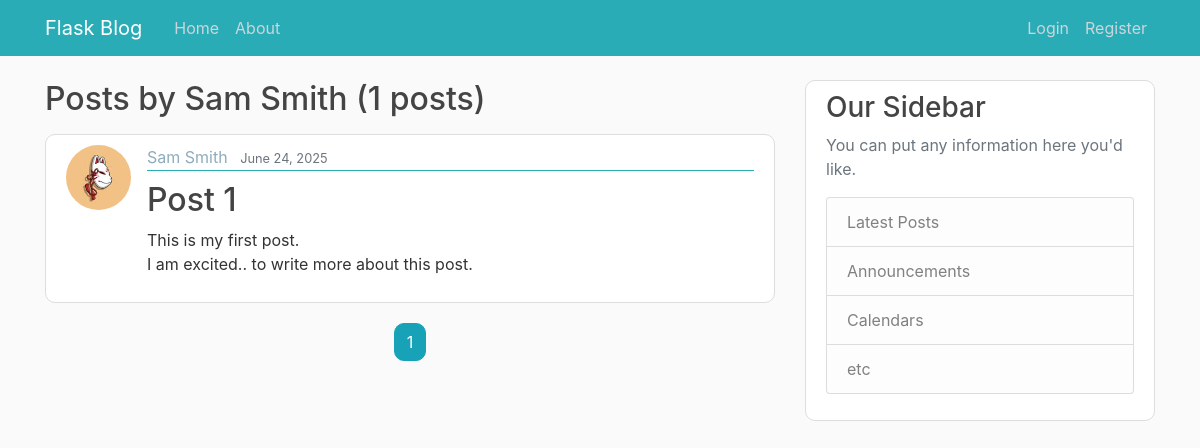
Page /user/sam smith on the earlier database version.
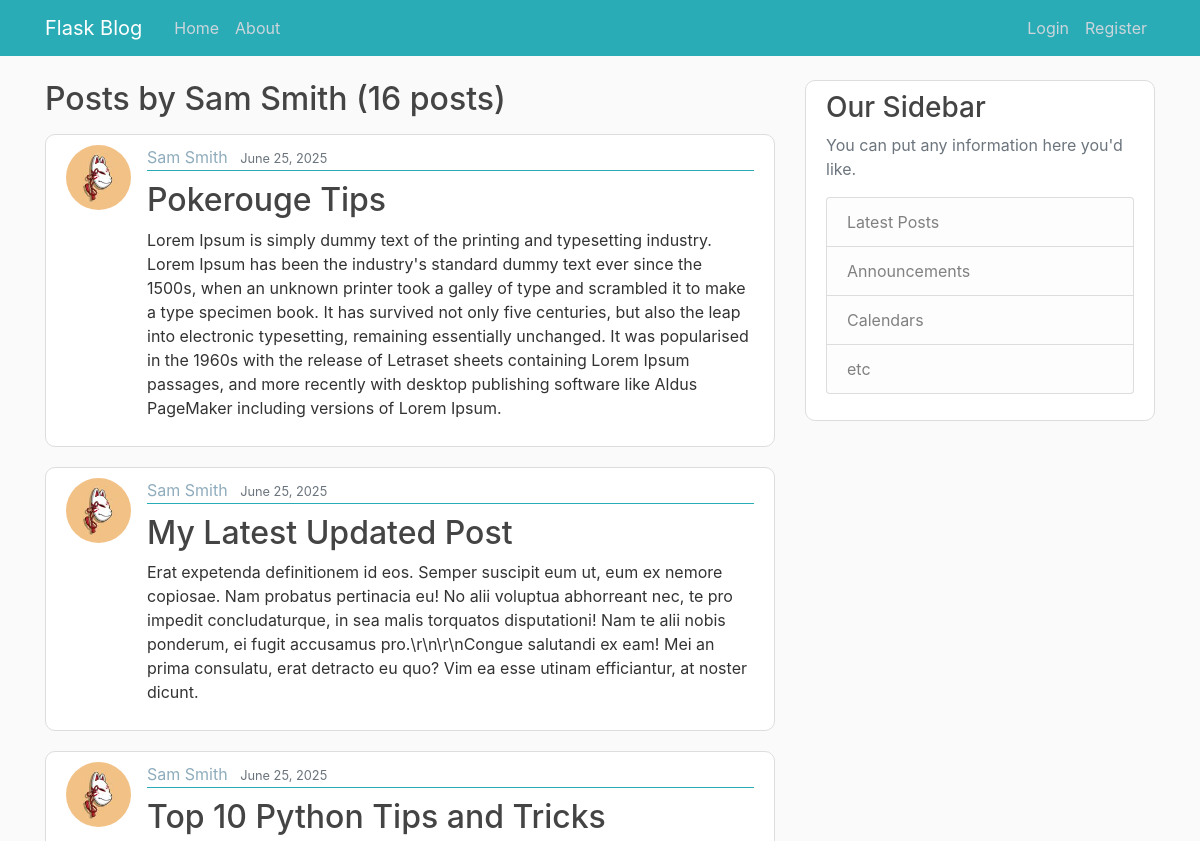
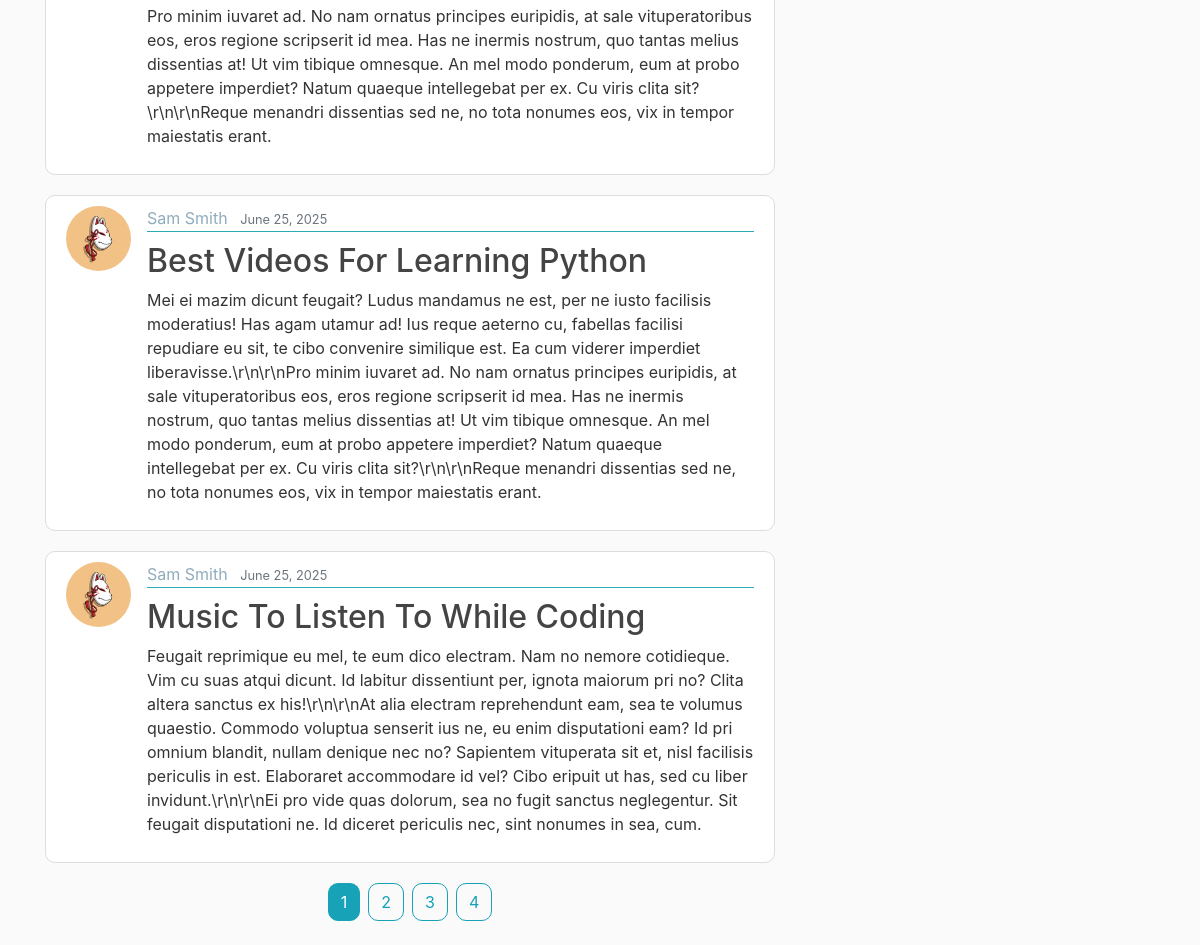
Same page on the later database version (2 pictures, top to bottom).
### flask_blog/models.py (models this page shows, shortened)
class User(db.Model, UserMixin):
    id = db.Column(db.Integer, primary_key=True)
    username = db.Column(db.String(20), unique=True, nullable=False)
    email = db.Column(db.String(120), unique=True, nullable=False)
    image_file = db.Column(db.String(20), nullable=False, default='default.jpg')
    password = db.Column(db.String(60), nullable=False)
    post = db.relationship('Post', backref='author', lazy=True)

class Post(db.Model):
    id = db.Column(db.Integer, primary_key=True)
    title = db.Column(db.String(100), nullable=False)
    date_posted = db.Column(db.DateTime, nullable=False, default=lambda: datetime.now(timezone.utc))
    content = db.Column(db.Text, nullable=False)
    user_id = db.Column(db.Integer, db.ForeignKey('user.id'), nullable=False)

### flask_blog/routes.py (the view)
@app.route("/user/<string:username>")
def user_posts(username):
    page = request.args.get('page', 1, type=int)
    user = User.query.filter_by(username=username).first_or_404()
    posts = Post.query\
            .filter_by(author=user)\
            .order_by(Post.date_posted.desc())\
            .paginate(page=page, per_page=5)
    return render_template('user_posts.html', posts=posts, user=user)

### flask_blog/templates/user_posts.html
{% extends "layout.html" %}
{% block content %}
<h2 class="mb-3">Posts by {{ user.username.title() }} ({{ posts.total }} posts)</h2>
  {% for post in posts.items %}
    <article class="media content-section">
      <img class="rounded-circle article-img" src="{{ url_for('static', filename='profile_pics/' + post.author.image_file) }}">
      <div class="media-body">
        <div class="article-metadata">
          <a class="mr-2" href="{{ url_for('user_posts', username=post.author.username) }}">{{ post.author.username.title() }}</a>
          <small class="text-muted">{{ post.date_posted.strftime('%B %d, %Y') }}</small>
        </div>
        <h2 class="article-title-h2"><a class="article-title" href="{{ url_for('post', post_id=post.id) }}">{{ post.title }}</a></h2>
        <p class="article-content">{{ post.content }}</p>
      </div>
    </article>
  {% endfor %}
  <div class="d-flex justify-content-center flex-wrap">
    {% for page_num in posts.iter_pages(left_edge=1, right_edge=1, left_current=1, right_current=2) %}
      {% if page_num %}
        {% if posts.page == page_num %}
          <a class="btn btn-info mb-4 mx-1" style="border-radius: 10px" href="{{ url_for('user_posts', username=user.username, page=page_num)}}">{{ page_num }}</a>
        {% else %}
          <a class="btn btn-outline-info mb-4 mx-1" style="border-radius: 10px" href="{{ url_for('user_posts', username=user.username, page=page_num)}}">{{ page_num }}</a>
        {% endif %}
      {% else %}
        ...
      {% endif %}
    {% endfor %}
  </div>
{% endblock content %}

### flask_blog/templates/layout.html (shortened to what this page needs)
<!DOCTYPE html>
<html lang="en">
<head>
    <link rel="stylesheet" href="https://maxcdn.bootstrapcdn.com/bootstrap/4.0.0/css/bootstrap.min.css">
    <link rel="stylesheet" type="text/css" href="{{ url_for('static', filename='main.css') }}">
</head>
<body>
    <header class="site-header">
      <nav class="navbar navbar-expand-md navbar-dark bg-teal fixed-top">
        <div class="container">
          <a class="navbar-brand mr-4" href="{{ url_for('index') }}">Flask Blog</a>
          <div class="collapse navbar-collapse" id="navbarToggle">
            <div class="navbar-nav mr-auto">
              <a class="nav-item nav-link" href="{{ url_for('index') }}">Home</a>
              <a class="nav-item nav-link" href="{{ url_for('about') }}">About</a>
            </div>
            <div class="navbar-nav">
              {% if current_user.is_authenticated %}
                <a class="nav-item nav-link" href="{{ url_for('new_post') }}">New Post</a>
                <a class="nav-item nav-link" href="{{ url_for('account') }}">Account</a>
                <a class="nav-item nav-link" href="{{ url_for('logout') }}">Logout</a>
              {% else %}
                <a class="nav-item nav-link" href="{{ url_for('login') }}">Login</a>
                <a class="nav-item nav-link" href="{{ url_for('register') }}">Register</a>
              {% endif %}
            </div>
          </div>
        </div>
      </nav>
    </header>
    <main role="main" class="container">
      <div class="row">
        <div class="col-md-8">
          {% block content %}{% endblock %}
        </div>
        <div class="col-md-4">
          <div class="content-section">
            <h3>Our Sidebar</h3>
            <p class='text-muted'>You can put any information here you'd like.
              <ul class="list-group">
                <li class="list-group-item list-group-item-light">Latest Posts</li>
                <li class="list-group-item list-group-item-light">Announcements</li>
                <li class="list-group-item list-group-item-light">Calendars</li>
                <li class="list-group-item list-group-item-light">etc</li>
              </ul>
            </p>
          </div>
        </div>
      </div>
    </main>
</body>
</html>

### flask_blog/static/main.css (style rules this page uses)
body { background: #fafafa; color: #333333; margin-top: 5rem; }
h1, h2, h3, h4, h5, h6 { color: #444444; }
.bg-teal { background-color: #2aacb6; }
.site-header .navbar-nav .nav-link { color: #cbd5db; }
.content-section { background: #ffffff; padding: 10px 20px; border: 1px solid #dddddd; border-radius: 10px; margin-bottom: 20px; }
.article-title-h2 { margin-top: 10px; }
.article-title { color: #444444; }
.mr-2 { color: #8facbc; }
.article-content { white-space: pre-line; }
.article-img { height: 65px; width: 65px; margin-right: 16px; }
.article-metadata { padding-bottom: 1px; margin-bottom: 4px; border-bottom: 1px solid #2aacb6 }
.btn { border-radius: 20px; }

Differences in the rows shown:
no longer on this page (row edited): Post: image_file (picture), author.username "Sam Smith", date_posted "June 24, 2025", title "Post 1", content "This is my first post. I am excited.. to write more about this post."
added Post: image_file (picture), author.username "Sam Smith", date_posted "June 25, 2025", title "Pokerouge Tips", content "Lorem Ipsum is simply dummy text of the printing and typesetting industry. Lorem Ipsum has been the industry's standard dummy text ever since the 1500s, when an unknown printer took a galley of type and scrambled it to make a type specimen book. It has survived not only five centuries, but also the leap into electronic typesetting, remaining essentially unchanged. It was popularised in the 1960s with the release of Letraset sheets containing Lorem Ipsum passages, and more recently with desktop publishing software like Aldus PageMaker including versions of Lorem Ipsum."
added Post: image_file (picture), author.username "Sam Smith", date_posted "June 25, 2025", title "My Latest Updated Post", content "Erat expetenda definitionem id eos. Semper suscipit eum ut, eum ex nemore copiosae. Nam probatus pertinacia eu! No alii voluptua abhorreant nec, te pro impedit concludaturque, in sea malis torquatos disputationi! Nam te alii nobis ponderum, ei fugit accusamus pro.\\r\\n\\r\\nCongue salutandi ex eam! Mei an prima consulatu, erat detracto eu quo? Vim ea esse utinam efficiantur, at noster dicunt."
added Post: image_file (picture), author.username "Sam Smith", date_posted "June 25, 2025", title "Top 10 Python Tips and Tricks", content "Pro minim iuvaret ad. No nam ornatus principes euripidis, at sale vituperatoribus eos, eros regione scripserit id mea. Has ne inermis nostrum, quo tantas melius dissentias at! Ut vim tibique omnesque. An mel modo ponderum, eum at probo appetere imperdiet? Natum quaeque intellegebat per ex. Cu viris clita sit?\\r\\n\\r\\nReque menandri dissentias sed ne, no tota nonumes eos, vix in tempor maiestatis erant."
added Post: image_file (picture), author.username "Sam Smith", date_posted "June 25, 2025", title "Best Videos For Learning Python", content "Mei ei mazim dicunt feugait? Ludus mandamus ne est, per ne iusto facilisis moderatius! Has agam utamur ad! Ius reque aeterno cu, fabellas facilisi repudiare eu sit, te cibo convenire similique est. Ea cum viderer imperdiet liberavisse.\\r\\n\\r\\nPro minim iuvaret ad. No nam ornatus principes euripidis, at sale vituperatoribus eos, eros regione scripserit id mea. Has ne inermis nostrum, quo tantas melius dissentias at! Ut vim tibique omnesque. An mel modo ponderum, eum at probo appetere imperdiet? Natum quaeque intellegebat per ex. Cu viris clita sit?\\r\\n\\r\\nReque menandri dissentias sed ne, no tota nonumes eos, vix in tempor maiestatis erant."
added Post: image_file (picture), author.username "Sam Smith", date_posted "June 25, 2025", title "Music To Listen To While Coding", content "Feugait reprimique eu mel, te eum dico electram. Nam no nemore cotidieque. Vim cu suas atqui dicunt. Id labitur dissentiunt per, ignota maiorum pri no? Clita altera sanctus ex his!\\r\\n\\r\\nAt alia electram reprehendunt eam, sea te volumus quaestio. Commodo voluptua senserit ius ne, eu enim disputationi eam? Id pri omnium blandit, nullam denique nec no? Sapientem vituperata sit et, nisl facilisis periculis in est. Elaboraret accommodare id vel? Cibo eripuit ut has, sed cu liber invidunt.\\r\\n\\r\\nEi pro vide quas dolorum, sea no fugit sanctus neglegentur. Sit feugait disputationi ne. Id diceret periculis nec, sint nonumes in sea, cum."
Other differences:
{{ posts.total }}: "1" → "16"
new list line: "2"
new list line: "3"
new list line: "4"
